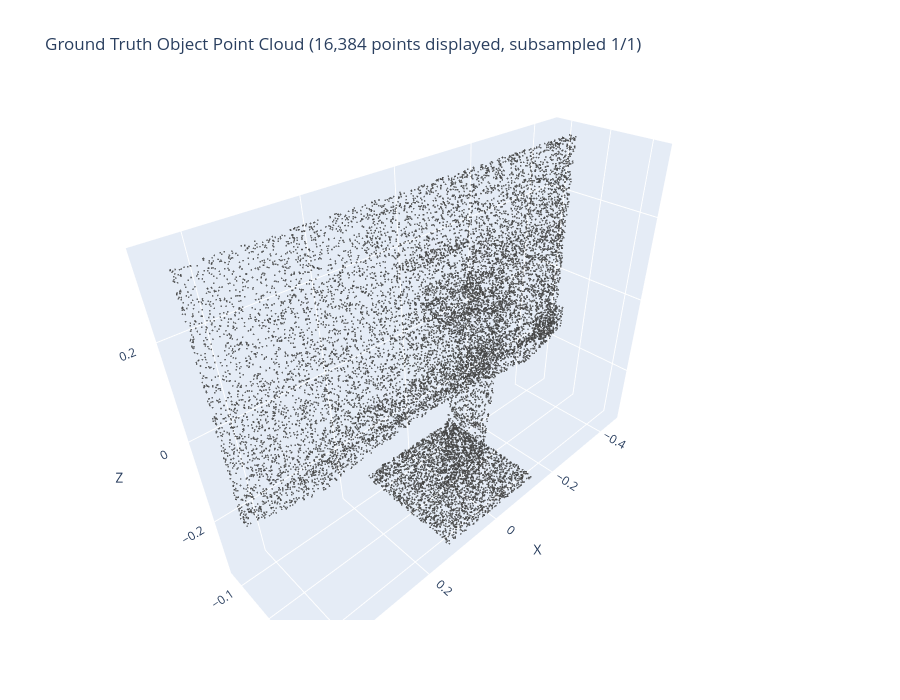

Notebook cell for this chart:
### Markdown cell above
#### Step 14: 多視角 Voting — 把 2D Heatmap 投回原始 3D 點雲

### Code cell
# 載入 xyzc.npy
npy_files = glob.glob(pc_path)
assert len(npy_files) > 0, f'No xyzc.npy found in {pc_path}'
npy_path = npy_files[0]
print(f'Loading GT point cloud: {npy_path}')

gt_data = np.load(npy_path)
print(f'  GT shape: {gt_data.shape}')

# 前 3 欄 = xyz, 後面的欄位是 affordance heatmap (不使用)
gt_points = gt_data[:, :3].astype(np.float32)
gt_colors = np.ones((len(gt_points), 3), dtype=np.float32) * 0.7  # 灰色 placeholder

gt_points = gt_points[:, [0, 2, 1]]  # 先交換 Y 和 Z
gt_points[:, 1] *= -1                 # 只翻轉新的 Y

print(f'  GT bounds:            min={gt_points.min(axis=0)}, max={gt_points.max(axis=0)}')
# print(f'  Reconstructed bounds: min={all_points.min(axis=0)}, max={all_points.max(axis=0)}')

# Plotly: 以 affordance score 為顏色
fig = go.Figure()

fig.add_trace(go.Scatter3d(
    x=gt_points[:, 0],
    y=gt_points[:, 1],
    z=gt_points[:, 2],
    mode='markers',
    marker=dict(
        size=1,
        color=gt_colors,
        # colorscale='Jet',
        cmin=0, cmax=1,
        # colorbar=dict(title='Affordance<br>Score'),
        opacity=0.8,
    ),
    # text=[f'score={s:.3f}, views={c}' for s, c in zip(gt_colors, counts_sub)],
    hoverinfo='text',
    name='3D Affordance'
))

fig.update_layout(
    title=f'Ground Truth Object Point Cloud ({len(gt_points):,} points displayed, subsampled 1/{1})',
    scene=dict(aspectmode='data', xaxis_title='X', yaxis_title='Y', zaxis_title='Z'),
    width=900, height=700
)

fig.show()

### Figure 1 — Plotly figure (JSON) as saved in the notebook; plotly's stock layout.template omitted (floating-point values rounded to 4 significant figures; data arrays with more than 128 entries replaced by an {"elided": "..."} marker saying what was removed)
{"data": [{"hoverinfo": "text", "marker": {"cmax": 1, "cmin": 0, "color": {"elided": "16384x3 float values"}, "opacity": 0.8, "size": 1}, "mode": "markers", "name": "3D Affordance", "type": "scatter3d", "x": {"elided": "16384 float values"}, "y": {"elided": "16384 float values"}, "z": {"elided": "16384 float values"}}], "layout": {"height": 700, "scene": {"aspectmode": "data", "xaxis": {"title": {"text": "X"}}, "yaxis": {"title": {"text": "Y"}}, "zaxis": {"title": {"text": "Z"}}}, "title": {"text": "Ground Truth Object Point Cloud (16,384 points displayed, subsampled 1/1)"}, "width": 900}}
